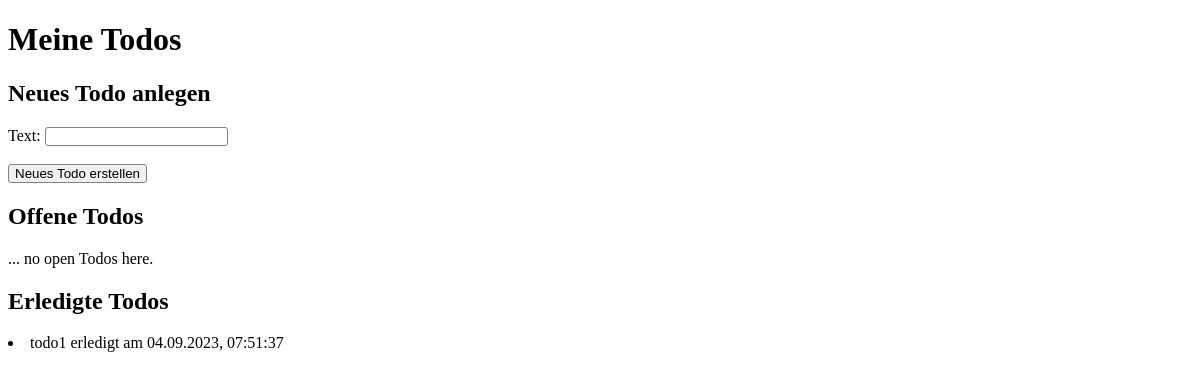
The app's page /todo_app/, older data.
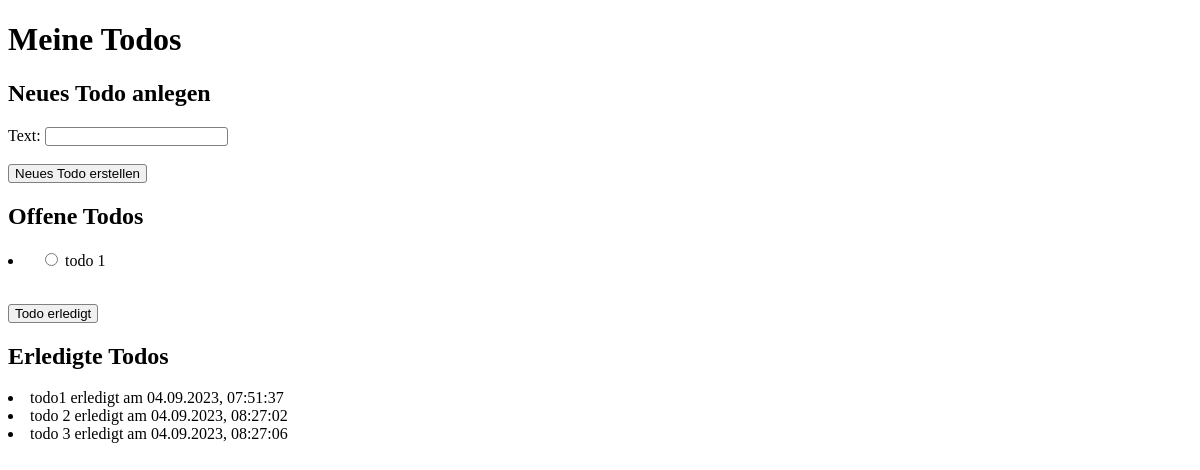
The same page, newer data.
### todo_app/models.py (models this page shows, shortened)
class ToDoEntry(models.Model):
    text = models.CharField(max_length=100)
    creation_date = models.DateTimeField(auto_now_add=True)
    completion_date = models.DateTimeField(null=True, blank=True)
    class Meta:
        ordering = ["creation_date"]    #todo ordering for completed todos

### todo_app/views.py (the view)
# urls.py: path('', views.index, name='index'),
def index(request):
    if request.method == 'POST':
        if 'new_todo' in request.POST and request.POST['new_todo']:
            todo = ToDoEntry(
                text = request.POST['new_todo'],
                completion_date = None
            )
            todo.save()
        if 'completed_todo' in request.POST:
            ToDoEntry.objects.filter(id=request.POST['completed_todo']).update(
                completion_date=datetime.datetime.now())
    else:
        ToDoEntry.objects.all()
    context = {}
    context['open_todos'] = ToDoEntry.objects.all().filter(completion_date=None)
    context['completed_todos']= ToDoEntry.objects.exclude(completion_date=None)
    return render(request,'todo_app/index.html', context)

### todo_app/templates/todo_app/index.html (shortened to what this page needs)
<!DOCTYPE html>
<html>
	<head>
	</head>
    <body>
        <h1>Meine Todos</h1>
        <h2>Neues Todo anlegen</h2>
        <form action="/todo_app/" method="post">
            <label for="new_todo"> Text:</label>
            <input type="text" name="new_todo" id="new_todo">
            <br><br>
            <input type="submit" value="Neues Todo erstellen" />
        </form>
        <div>
            <h2>Offene Todos</h2>
            {% if open_todos %}
                <form method='post'>
                    <ul>
                        {% for item in open_todos %}
                            <li><span><input type="radio" id="{{item.id}}" name="completed_todo" value="{{item.id}}"> {{ item.text }}</span></li>
                        {% endfor %}
                    </ul>
                    <br>
                    <input type="submit" value="Todo erledigt">
                </form>
            {% else %}
                ... no open Todos here.
            {% endif %}
        </div>
        <div>
            <h2>Erledigte Todos</h2>
        {% if completed_todos %}
            <ul>
                {% for item in completed_todos %}
                    <li>{{ item.text }} erledigt am {{ item.completion_date | date:"d.m.Y, H:i:s" }}</li>
                {% endfor %}
            </ul>
        {% endif %}
        </div>
    </body>
</html>

### todo_app/templates/todo_app/index.html (style rules this page uses)
input[type=submit] { background-color: #F0F0F0; }
input { border: 1px solid grey; border-radius: 3px; }
ul { list-style-position: inside; padding: 0px; }
span { position: relative; left: 10px; }

Row changes from the older to the newer data that the page shows:
added ToDoEntry: text "todo 1", shown under "Offene Todos"
added ToDoEntry: text "todo 2", completion_date "04.09.2023, 08:27:02", shown under "Erledigte Todos"
added ToDoEntry: text "todo 3", completion_date "04.09.2023, 08:27:06", shown under "Erledigte Todos"
Text that changed along with them:
form field value: (not shown) → "Todo erledigt"
text no longer shown: "... no open Todos here."
